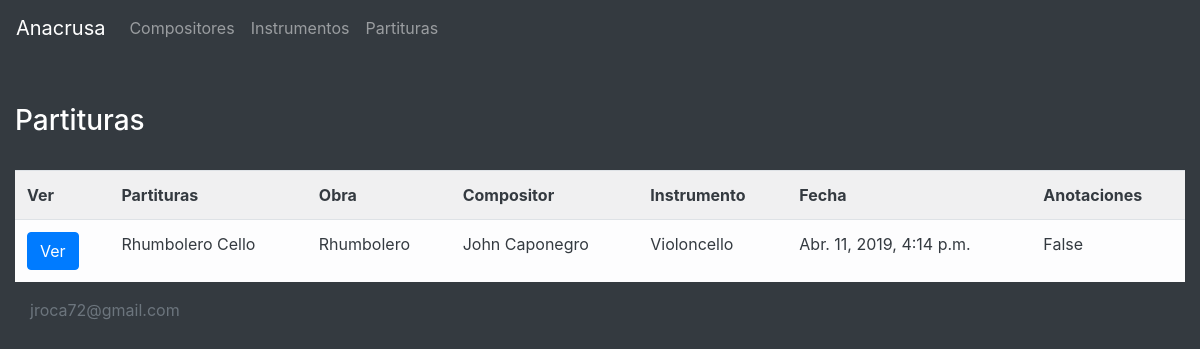
Before: /partituras/4/ with the older database file.
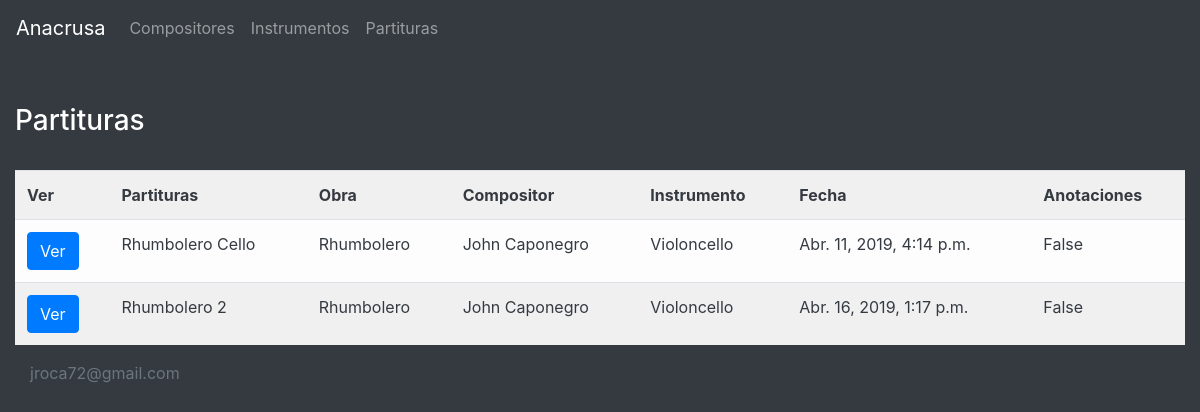
After: the same page with the newer database file.
### glissando/models.py (models this page shows, shortened)
class partitura(models.Model):
    partitura = models.CharField(max_length=200)
    obra = models.ForeignKey(obra, default=None, null=False, blank=False)
    instrumento = models.ForeignKey(instrumento, default=None, null=False, blank=False)
    anotaciones = models.BooleanField(default=False)
    fecha = models.DateTimeField(default=datetime.now, blank=False)
    fichero = models.FileField(upload_to="partituras/", null=True, blank=True)
    class Meta:
        verbose_name_plural = "Partituras"

class obra(models.Model):
    obra = models.CharField(max_length=200)
    compositor = models.ForeignKey(compositor,default=None, null=False, blank=False)
    fecha = models.DateTimeField(default=datetime.now, blank=False)
    class Meta:
        verbose_name_plural = "Obras"
    def __unicode__(self):
        return self.obra

class compositor(models.Model):
    compositor = models.CharField(max_length=100)
    class Meta:
        verbose_name_plural = "Compositores"
    def __unicode__(self):
        return self.compositor

class instrumento(models.Model):
    instrumento = models.CharField(max_length=100)
    class Meta:
        verbose_name_plural = "Instrumentos"
    def __unicode__(self):
        return self.instrumento

### glissando/views.py (the view)
# urls.py: url(r'^partituras/(?P<id_obra>[0-9]+)/$', views.partituras , name = 'partituras'),
def partituras(request, id_obra):
	partituras = partitura.objects.filter(obra = id_obra)
	context = {'las_partituras': partituras}
	return render(request, 'glissando/partituras.html', context)

### templates/glissando/partituras.html
{% extends "base.html" %} {% load staticfiles %} {% block elcss %} {% endblock %}
{% block content %}
<br /><br />
<div class="row">
    <div class="col-md-12 col-lg-12">
        <h3> Partituras </h3>
        <br /> {% if las_partituras %}
        <div class="table-responsive">
            <table class="table table-striped table-light text-dark">
                <th>Ver</th>
                <th>Partituras</th>
                <th>Obra</th>
                <th>Compositor</th>
                <th>Instrumento</th>
                <th>Fecha</th>
                <th>Anotaciones</th>
                {% for partitura in las_partituras %}
                <tr>
                    <td><a href="/partituras/{{partitura.fichero}}/" class="btn btn-primary">Ver</a></td>
                    <td>{{ partitura.partitura }}</td>
                    <td>{{ partitura.obra }}</td>
                    <td>{{ partitura.obra.compositor }}</td>
                    <td>{{ partitura.instrumento }}</td>
                    <td>{{ partitura.fecha }}</td>
                    <td>{{ partitura.anotaciones }}</td>
                </tr>
                {% endfor %}
            </table>
        </div>
        {% else %}
        <p class="text-warning">Sin partituras</p>
        {% endif %}
    </div>
</div>
{% endblock %}

Changed rows visible on the page:
added partitura: partitura "Rhumbolero 2", obra "Rhumbolero", obra.compositor "John Caponegro", instrumento "Violoncello", fecha "Abr. 16, 2019, 1:17 p.m.", anotaciones "False"
